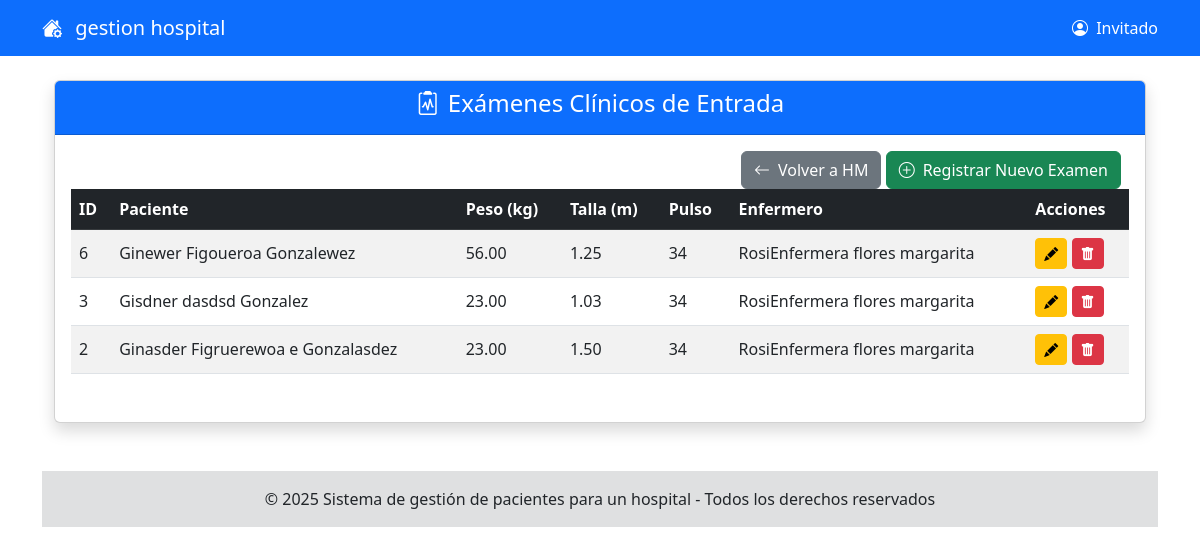
/modeloRol/enfermera/gestionExamenDeEntrada/indexExamenEntrada.php, run on an earlier commit of the app's database.
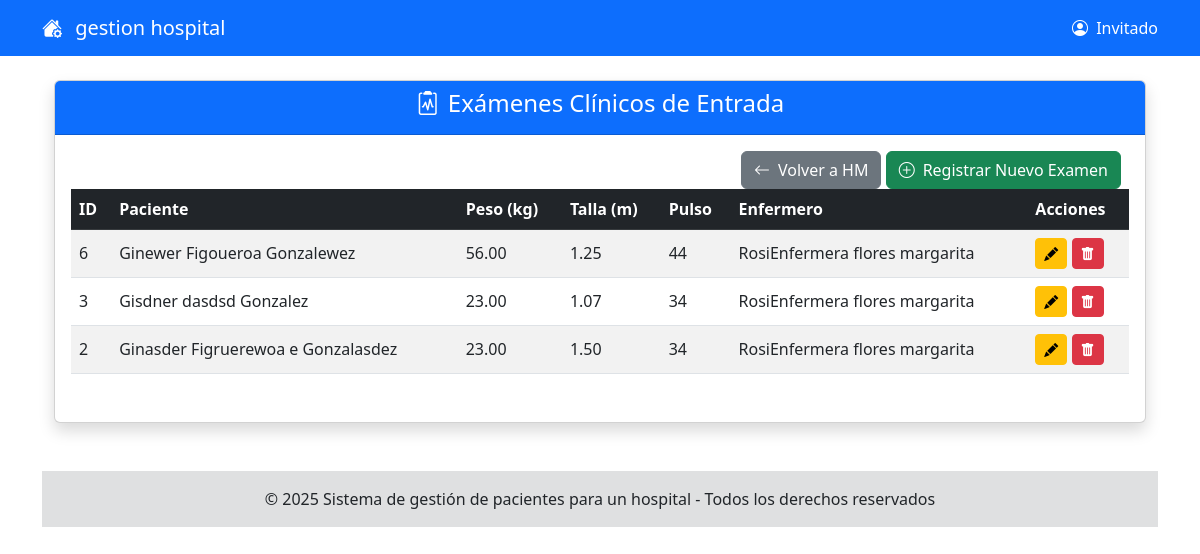
And on a later commit of the database.
### tables this page shows
CREATE TABLE `examen_clinico` (
  `examen_id` int(11) NOT NULL,
  `historia_clinica_id` int(11) NOT NULL,
  `peso` decimal(5,2) DEFAULT NULL,
  `talla` decimal(5,2) DEFAULT NULL,
  `pulso` varchar(20) DEFAULT NULL,
  `id_enfermero` int(11) DEFAULT NULL
);

### modeloRol/enfermera/gestionExamenDeEntrada/indexExamenEntrada.php (called while the page is built, shortened)
<?php
include_once('./formExamenEntrada.php');
$obj = new formExamenEntrada();
$obj->formExamenEntradaShow();
?>

### modelo/conexion.php (called while the page is built, shortened)
<?php
class Conexion
{
    private static $instancia = null;
    private $connection;
    private $host = 'localhost';
    private $user = 'root';
    private $pass = '';
    private $dbName = 'opipitaltrabajo';
    private function __construct()
    {
        $this->connection = new mysqli($this->host, $this->user, $this->pass, $this->dbName);
        $this->connection->set_charset("utf8");
    }
    public static function getInstancia()
    {
        if (self::$instancia === null) {
            self::$instancia = new Conexion();
        }
        return self::$instancia;
    }
    public function getConnection()
    {
        return $this->connection;
    }
}
?>

### modelo/ExamenClinicoDAO.php (called while the page is built, shortened)
<?php
include_once('conexion.php');
class ExamenClinicoDAO
{
    private $connection;
    public function __construct() {
        $this->connection = Conexion::getInstancia()->getConnection();
    }
    public function obtenerNombrePacientePorHistoriaClinica($historiaClinicaId)
    {
        $sql = "SELECT u.nombre, u.apellido_paterno, u.apellido_materno
                FROM historia_clinica hc
                INNER JOIN pacientes p ON hc.id_paciente = p.id_paciente
                INNER JOIN usuarios u ON p.id_usuario = u.id_usuario
                WHERE hc.historia_clinica_id = ?";
        $stmt = $this->connection->prepare($sql);
        $stmt->bind_param("i", $historiaClinicaId);
        $stmt->execute();
        $resultado = $stmt->get_result();
        if ($fila = $resultado->fetch_assoc()) {
            return trim($fila['nombre'] . ' ' . $fila['apellido_paterno'] . ' ' . $fila['apellido_materno']);
        }
        return null;
    }
    public function obtenerNombrePersonalPorIdUsuario($idUsuario)
    {
        $sql = "SELECT nombre, apellido_paterno, apellido_materno
                FROM usuarios
                WHERE id_usuario = ?";
        $stmt = $this->connection->prepare($sql);
        $stmt->bind_param("i", $idUsuario);
        $stmt->execute();
        $resultado = $stmt->get_result();
        if ($fila = $resultado->fetch_assoc()) {
            return trim($fila['nombre'] . ' ' . $fila['apellido_paterno'] . ' ' . $fila['apellido_materno']);
        }
        return null;
    }
    public function obtenerTodosExamenes()
    {
        $sql = "SELECT examen_id, historia_clinica_id, peso, talla, pulso, id_enfermero
                FROM examen_clinico
                ORDER BY examen_id DESC";
        $resultado = $this->connection->query($sql);
        $examenes = [];
        if ($resultado) {
            while ($fila = $resultado->fetch_assoc()) {
                $fila['nombre_paciente'] = $this->obtenerNombrePacientePorHistoriaClinica($fila['historia_clinica_id']);
                $fila['nombre_enfermero'] = $this->obtenerNombrePersonalPorIdUsuario($fila['id_enfermero']);
                $examenes[] = $fila;
            }
        }
        return $examenes;
    }
}
?>

### modeloRol/enfermera/gestionExamenDeEntrada/formExamenEntrada.php (the view, shortened to what the changed rows need)
<?php
include_once("../../../shared/pantalla.php");
include_once("../../../modelo/ExamenClinicoDAO.php");
class formExamenEntrada extends pantalla
{
    public function formExamenEntradaShow()
    {
        $objExamenDAO = new ExamenClinicoDAO();
        $listaExamenes = $objExamenDAO->obtenerTodosExamenes();
?>
<div class="container mt-4">
    <div class="card shadow">
        <div class="card-body">
            <div class="row mb-3">
            <div class="table-responsive">
                <table class="table table-striped table-hover align-middle">
                    <thead>
                        <tr class="table-dark">
                            <th>ID</th>
                            <th>Paciente</th>
                            <th>Peso (kg)</th>
                            <th>Talla (m)</th>
                            <th>Pulso</th>
                            <th>Enfermero</th>
                            <th>Acciones</th>
                        </tr>
                    </thead>
                    <tbody>
                        <?php if (count($listaExamenes) > 0) {
                            foreach ($listaExamenes as $examen) { ?>
                                <tr>
                                    <td><?php echo htmlspecialchars($examen['examen_id']); ?></td>
                                    <td><?php echo htmlspecialchars($examen['nombre_paciente'] ?? 'N/A'); ?></td>
                                    <td><?php echo htmlspecialchars($examen['peso']); ?></td>
                                    <td><?php echo htmlspecialchars($examen['talla']); ?></td>
                                    <td><?php echo htmlspecialchars($examen['pulso']); ?></td>
                                    <td><?php echo htmlspecialchars($examen['nombre_enfermero'] ?? 'N/A'); ?></td>
                                    <td>
                                        <a href="./editarExamenEntrada/indexExamenEditar.php?id=<?php echo htmlspecialchars($examen['examen_id']); ?>" class="btn btn-sm btn-warning" title="Editar">
                                            <i class="bi bi-pencil-fill"></i>
                                        </a>
                                        <button class="btn btn-sm btn-danger" title="Eliminar" onclick="confirmarEliminar(<?php echo htmlspecialchars($examen['examen_id']); ?>)">
                                            <i class="bi bi-trash-fill"></i>
                                        </button>
                                    </td>
                                </tr>
                            <?php }
                        } else { ?>
                            <tr>
                                <td colspan="7" class="text-center">No hay exámenes clínicos registrados.</td>
                            </tr>
                        <?php } ?>
                    </tbody>
                </table>
            </div>
        </div>
    </div>
</div>
<?php
    }
}
?>

What changed in the data, as far as the page shows it:
changed examen_clinico id 6: pulso "34" → "44"
changed examen_clinico id 3: talla "1.03" → "1.07"
